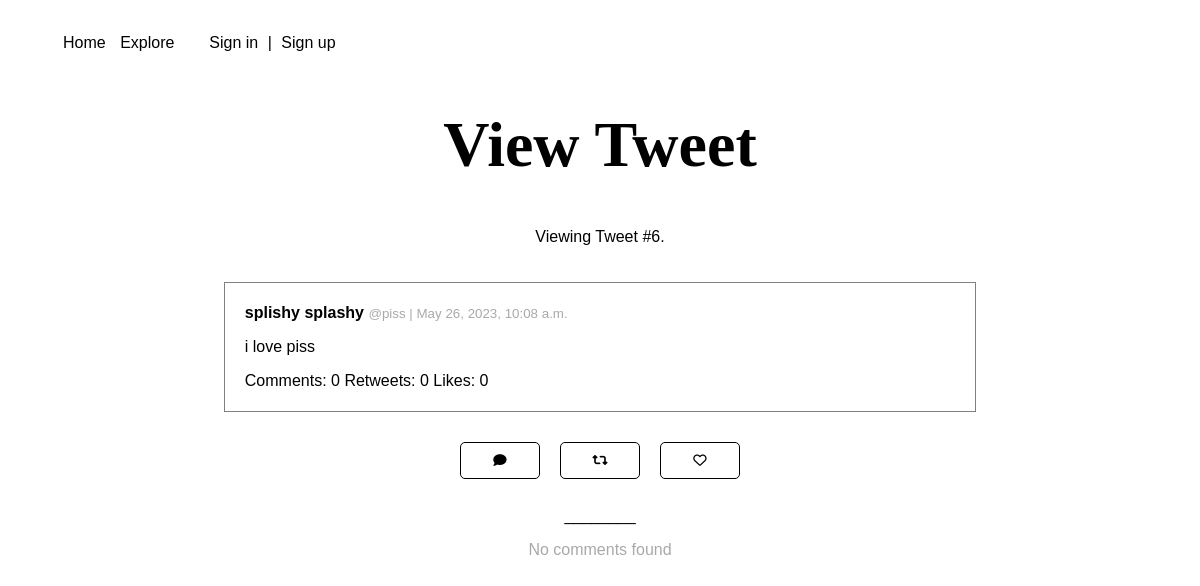
The page /6/ on the database as committed earlier.
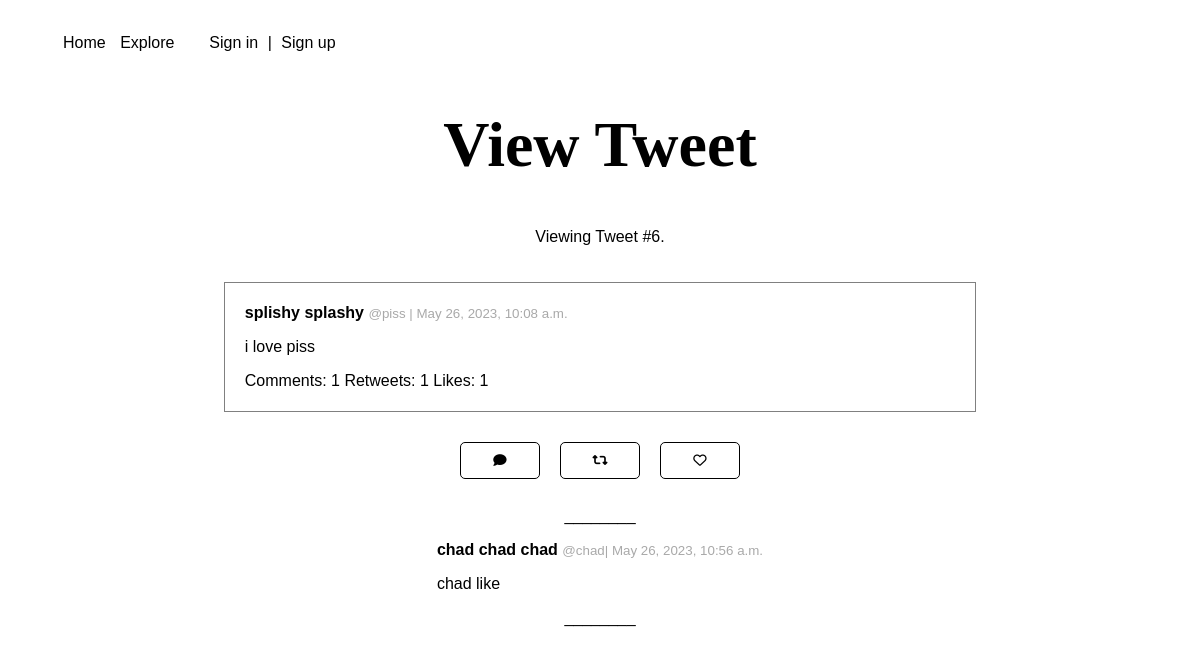
The same page on the database as committed later.
### tweets/models.py (models this page shows)
class Tweet(models.Model):
    text = models.CharField(max_length=144)
    date = models.DateTimeField(default=timezone.now)
    likes = models.ManyToManyField(User, blank=True, related_name='likes')
    user = models.ForeignKey(User, on_delete=models.CASCADE)
    class Meta:
        ordering = ["-date"]
    def __str__(self):
        return self.text

class Comment(models.Model):
    tweet = models.ForeignKey(Tweet, on_delete=models.CASCADE)
    user = models.ForeignKey(User, on_delete=models.CASCADE)
    text = models.CharField(max_length=144)
    date = models.DateTimeField(default=timezone.now)
    def __str__(self):
        return self.text
    class Meta:
        ordering = ["-date"]

### users/models.py (models this page shows, shortened)
class Profile(models.Model):
    user = models.OneToOneField(User, on_delete=models.CASCADE)
    bio = models.TextField(default="")
    display_name = models.CharField(default="", max_length=150)
    location = models.CharField(blank=True, max_length=150)
    followers = models.ManyToManyField(User, blank=True, related_name='followers')
    following = models.ManyToManyField(User, blank=True, related_name='following')

### tweets/views.py (the view)
# urls.py: path('<int:tweet_id>/', views.tweet, name="tweet"),
def tweet(request, tweet_id):
    tweet = get_object_or_404(Tweet, pk=tweet_id)
    already_liked = False
    if request.user.is_authenticated:
        already_liked = liked(request.user, tweet)
    return render(request, 'tweets/view_tweet.html', {"title": "View Tweet", "tweet": tweet, "already_liked": already_liked })

### templates/tweets/view_tweet.html (shortened to what this page needs)
{% extends '../base.html' %}
{% block content %}
    <p>Viewing Tweet #{{tweet.id}}.</p>
    {% include "tweets/tweet.html" %}
    <div class="tweet-buttons center">
        <button id="show-comment" class="comment" onclick="showForm()" title="Show comment box"><i class="fa-solid fa-comment"></i></button>
        <form action="{% url 'retweet' tweet.id %}" method="post">
            <button type="submit" class="retweet" title="Retweet"><i class="fa-solid fa-retweet"></i></button>
        </form>
        <form action="{% url 'like' tweet.id %}" method="post">
            {% if already_liked %}
                <button type="submit" class="like" title="Like"><i class="fa-solid fa-heart"></i></button>
            {% else %}
                <button type="submit" class="like" title="Like"><i class="fa-regular fa-heart"></i></button>
            {% endif %}
        </form>
    </div>
        <br>
    <div class="center comments">
        ________
        {% for comment in tweet.comment_set.all %}
            {% include "tweets/comment.html" %}
        ________
        {% endfor %}
        {% if tweet.comment_set.count <= 0 %}
            <p class="faded"> No comments found </p>
        {% endif %}
    </div>
{% endblock %}

### templates/base.html (shortened to what this page needs)
<!DOCTYPE html>
<html lang="en">
    <head>
        {% load static %}
        <link rel="stylesheet" href="{% static 'style.css' %}" rel="stylesheet" type="text/css">
        <link href="{% static 'fontawesomefree/css/fontawesome.css' %}" rel="stylesheet" type="text/css">
        <link href="{% static 'fontawesomefree/css/solid.css' %}" rel="stylesheet" type="text/css">
        <link href="{% static 'fontawesomefree/css/regular.css' %}" rel="stylesheet" type="text/css">
    </head>
    <body>
        <nav>
            <ul>
                <li><a id="nav-home" title="Home" href="{% url 'tweets' %}">Home</a></li>
                <li><a id="nav-explore" title="Explore" href="{% url 'tweets' %}">Explore</a></li>
                {% if user.is_authenticated %}
                    <li><a id="nav-settings" title="Settings" href="{% url 'settings' %}">Settings</a></li>
                    &emsp;
                    <l1><a id="nav-profile" title="Profile" href="{% url 'profile' %}">Profile</a></l1>
                     |
                    <l1><a id="nav-logout" title="Logout" href="{% url 'signout' %}">Logout</a></l1>
                {% else %}
                    <l1><a id="nav-signin" title="Sign in" href="{% url 'signin' %}">Sign in</a></l1>
                     |
                    <l1><a id="nav-signup" title="Sign up" href="{% url 'signup' %}">Sign up</a></l1>
                {% endif %}
            </ul>
        </nav>
        <div class="content center">
            <h1 class="title">{{ title }}</h1>
            {% block content %}{% endblock %}
    </body>
</html>

### templates/tweets/tweet.html (shortened to what this page needs)
<div class="tweet-card width-100">
    <a class="profile-link" href="{% url 'profile_public' tweet.user.id %}">
        <p>
            <strong>
                {{ tweet.user.profile.display_name }}
            </strong>
            <small>@{{ tweet.user }} | {{ tweet.date }}</small>
        </p>
    </a>
    <a class="tweet-link" href="{% url 'tweet' tweet.id %}">
        <p>{{ tweet }}</p>
        <p>
            Comments: {{ tweet.comment_set.count }}
            Retweets: {{ tweet.retweet_set.count }}
            Likes: {{ tweet.likes.count }}
        </p>
    </a>
</div>

### templates/tweets/comment.html
<div class="tweet comment-box">
    <p>
        <strong>{{ comment.user.profile.display_name }}</strong>
        <small>@{{ comment.user }}| {{ comment.date }}</small>
    </p>
    <p>{{ comment }}</p>
</div>

### static/style.css (style rules this page uses)
body { font-family: "Trebuchet MS", "Arial", sans-serif; margin-bottom: 70px; }
h1 { font-family: "Garamond"; font-size: 64px; font-weight: bold; margin: 30px; }
@media (min-width: 1000px) { .content { margin-left: 20%; margin-right: 20%; } }
.center, form { display: flex; justify-content: center; align-items: center; flex-direction: column; }
.width-100, form { width: 100%; }
button { background: white; color: black; text-align: center; border: 1px solid black; padding-left: 20px; padding-right: 20px; padding-top: 10px; padding-bottom: 10px; border-radius: 5px; margin-top: 10px; width: 20%; }
nav { padding: 10px; }
nav li { display: inline; }
nav a { text-decoration: none; color: black; padding: 5px; border-radius: 5px; }
small { color: darkgrey; }
div.tweet-card a { color: black; text-decoration: none; }
div.tweet-card { border: solid 1px grey; margin: 20px; padding: 5px 20px; }
.tweet-buttons { flex-direction: row; }
button.like, button#show-comment, button.retweet { min-width: 80px; max-width: 80px; margin: 10px; text-align: center; padding: 10px; background: white; color: black; opacity: 100%; }

Rows that differ between the two databases and show on the page:
computed for Tweet "i love piss": comment_set.count "0" → "1"; retweet_set.count "0" → "1"; likes.count "0" → "1"
added Comment: user.profile.display_name "chad chad chad", user "chad", date "May 26, 2023, 10:56 a.m.", text "chad like"
Other text that changed with them:
text no longer shown: "No comments found"
